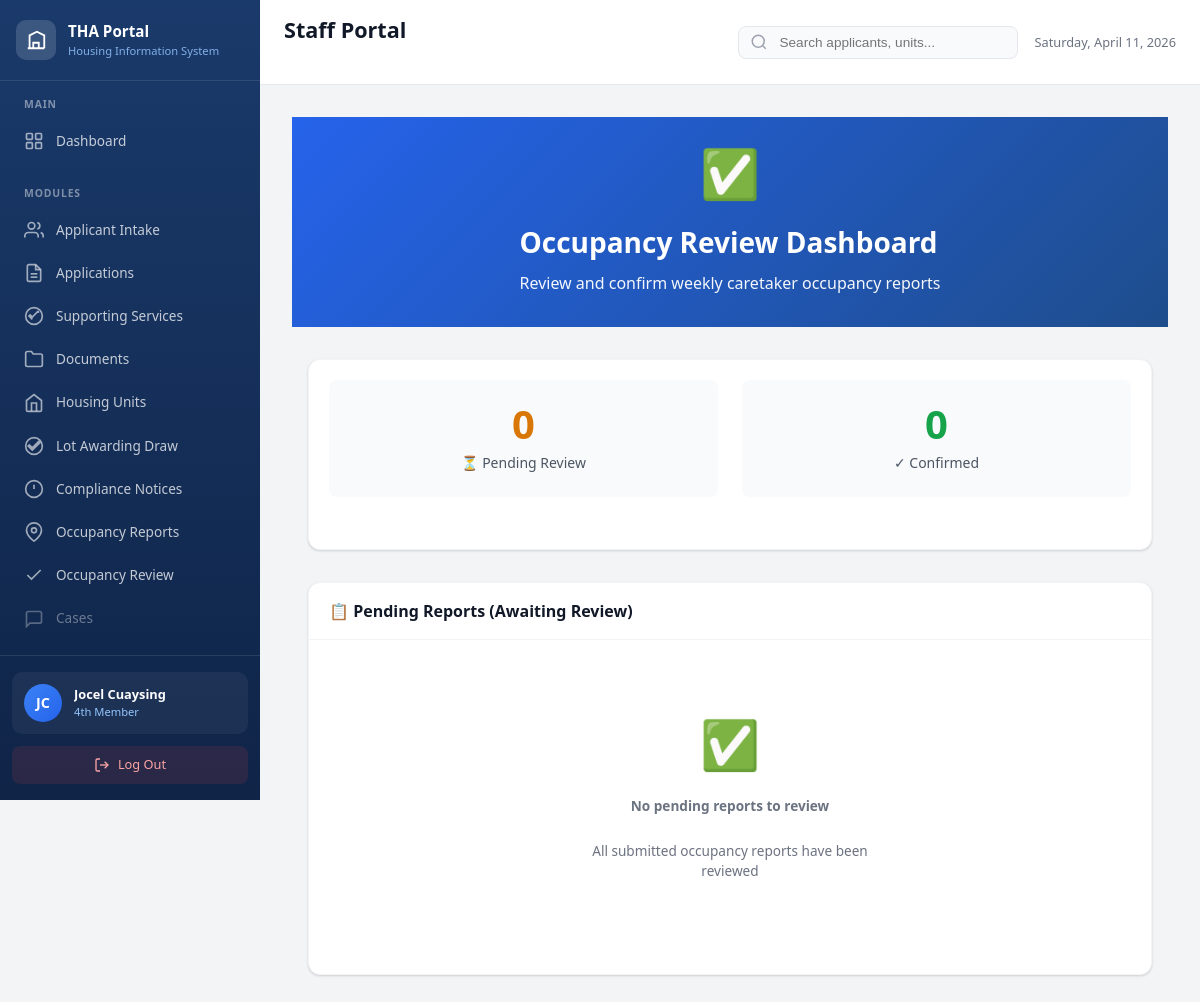
/units/occupancy-review/ (signed in), run on the app's committed database.
### accounts/models.py (models this page shows, shortened)
class User(AbstractUser):
    POSITION_CHOICES = [
        ('head', 'First Member — Head'),
        ('oic', 'OIC-THA (Officer-in-Charge)'),
        ('second_member', 'Second Member'),
        ('third_member', 'Third Member'),
        ('fourth_member', 'Fourth Member'),
        ('fifth_member', 'Fifth Member'),
        ('caretaker', 'Caretaker'),
        ('ronda', 'Ronda (Field Personnel)'),
        ('field', 'Field Personnel'),
    ]
    position = models.CharField(
        max_length=50,
        choices=POSITION_CHOICES,
        blank=True,
        help_text="Staff position in THA organizational structure"
    )
    phone = models.CharField(
        max_length=20,
        blank=True,
        help_text="Contact phone number"
    )
    class Meta:
        verbose_name = 'Staff User'
        verbose_name_plural = 'Staff Users'
    def get_position_display_short(self):
        short_labels = {
            'head': 'Head',
            'oic': 'OIC',
            'second_member': '2nd Member',
            'third_member': '3rd Member',
            'fourth_member': '4th Member',
            'fifth_member': '5th Member',
            'caretaker': 'Caretaker',
            'ronda': 'Ronda',
            'field': 'Field',
        }
        return short_labels.get(self.position, 'Staff')

### units/views.py (the view)
# urls.py: path('occupancy-review/', views.occupancy_review_list, name='occupancy_review_list'),
@login_required
def occupancy_review_list(request):
    pending_reports = (
        OccupancyReport.objects
        .filter(status='submitted')
        .select_related('site', 'submitted_by')
        .prefetch_related('details__unit')
        .order_by('-report_week_start')
    )
    confirmed_reports = (
        OccupancyReport.objects
        .filter(status__in=['confirmed', 'discrepancy'])
        .select_related('site', 'reviewed_by')
        .order_by('-reviewed_at')[:15]
    )
    context = {
        'pending_reports': pending_reports,
        'confirmed_reports': confirmed_reports,
        'pending_count': pending_reports.count(),
        'confirmed_count': confirmed_reports.count(),
    }
    return render(request, 'units/occupancy_review_list.html', context)

### templates/units/occupancy_review_list.html (shortened to what this page needs)
{% extends 'staff_base.html' %}
{% load static %}
{% block content %}
<div class="page-header" style="background: linear-gradient(135deg, var(--primary-600) 0%, var(--primary-700) 100%);">
    <div class="page-header-content">
        <div class="header-icon">✅</div>
        <div class="header-text">
            <h1>Occupancy Review Dashboard</h1>
            <p>Review and confirm weekly caretaker occupancy reports</p>
        </div>
    </div>
</div>
<div class="container-main">
    <div class="stats-section">
        <div class="card">
            <div class="card-body">
                <div class="stats-grid">
                    <div class="stat-item">
                        <div class="stat-number" style="color: var(--amber-600);">{{ pending_count }}</div>
                        <div class="stat-label">⏳ Pending Review</div>
                    </div>
                    <div class="stat-item">
                        <div class="stat-number" style="color: var(--green-600);">{{ confirmed_count }}</div>
                        <div class="stat-label">✓ Confirmed</div>
                    </div>
                </div>
            </div>
        </div>
    </div>
    <div class="reports-section">
        <div class="card">
            <div class="card-header">
                <h3 class="card-title">📋 Pending Reports (Awaiting Review)</h3>
            </div>
            <div class="card-body">
                {% if pending_reports %}
                <div class="reports-list">
                    {% for report in pending_reports %}
                    <div class="report-card report-status-pending">
                        <div class="report-header">
                            <div class="report-info">
                                <h4 class="report-title">{{ report.site.name }}</h4>
                                <p class="report-dates">📅 {{ report.report_week_start|date:"M d" }} - {{ report.report_week_end|date:"M d, Y" }}</p>
                            </div>
                            <span class="badge badge-warning">Pending</span>
                        </div>
                        <div class="report-details">
                            <div class="detail-row">
                                <span class="detail-label">Submitted by:</span>
                                <span class="detail-value">{{ report.submitted_by.get_full_name }}</span>
                            </div>
                            <div class="detail-row">
                                <span class="detail-label">Submitted at:</span>
                                <span class="detail-value">{{ report.submitted_at|date:"M d, Y \a\t H:i" }}</span>
                            </div>
                        </div>
                        <div class="report-summary">
                            <div class="summary-item">
                                <span class="summary-count" style="color: var(--green-600);">🟢 {{ report.reported_occupied }}</span>
                                <span class="summary-label">Occupied</span>
                            </div>
                            <div class="summary-item">
                                <span class="summary-count" style="color: var(--amber-600);">🟡 {{ report.reported_vacant }}</span>
                                <span class="summary-label">Vacant</span>
                            </div>
                            <div class="summary-item">
                                <span class="summary-count" style="color: var(--red-600);">🔴 {{ report.reported_concerns }}</span>
                                <span class="summary-label">Concerns</span>
                            </div>
                        </div>
                        <div class="report-footer">
                            <a href="{% url 'units:occupancy_review_detail' report.id %}" class="btn btn-primary">
                                <span>Review Report →</span>
                            </a>
                        </div>
                    </div>
                    {% endfor %}
                </div>
                {% else %}
                <div class="empty-state">
                    <div class="empty-icon">✅</div>
                    <p class="empty-message">No pending reports to review</p>
                    <p class="empty-hint">All submitted occupancy reports have been reviewed</p>
                </div>
                {% endif %}
            </div>
        </div>
    </div>
</div>
{% endblock %}

### templates/staff_base.html (shortened to what this page needs)
{% load static %}
<!DOCTYPE html>
<html lang="en">
<head>
    <link rel="stylesheet" href="{% static 'css/dashboard.css' %}">
</head>
<body>
    <aside class="sidebar" id="sidebar">
        <div class="sidebar-header">
            <div class="sidebar-logo">
                <div class="logo-circle">
                    <svg class="logo-icon" viewBox="0 0 24 24" fill="none" stroke="currentColor" stroke-width="2">
                        <path d="M3 21h18M5 21V7l8-4 8 4v14M9 21v-6h6v6"/>
                    </svg>
                </div>
                <div class="logo-text">
                    <div class="logo-title">THA Portal</div>
                    <div class="logo-subtitle">Housing Information System</div>
                </div>
            </div>
        </div>
        <nav class="sidebar-nav">
            <div class="nav-section">
                <div class="nav-section-title">Main</div>
                <a href="{% url 'accounts:dashboard' %}" class="nav-link {% block nav_dashboard %}{% endblock %}">
                    <svg class="nav-icon" viewBox="0 0 24 24" fill="none" stroke="currentColor" stroke-width="2">
                        <rect x="3" y="3" width="7" height="7" rx="1"/>
                        <rect x="14" y="3" width="7" height="7" rx="1"/>
                        <rect x="14" y="14" width="7" height="7" rx="1"/>
                        <rect x="3" y="14" width="7" height="7" rx="1"/>
                    </svg>
                    <span>Dashboard</span>
                </a>
            </div>
            <div class="nav-section">
                <div class="nav-section-title">Modules</div>
                {% if user.position == 'second_member' or user.position == 'fourth_member' %}
                <a href="{% url 'intake:applicants_list' %}" class="nav-link {% block nav_applicants %}{% endblock %}">
                    <svg class="nav-icon" viewBox="0 0 24 24" fill="none" stroke="currentColor" stroke-width="2">
                        <path d="M17 21v-2a4 4 0 0 0-4-4H5a4 4 0 0 0-4 4v2"/>
                        <circle cx="9" cy="7" r="4"/>
                        <path d="M23 21v-2a4 4 0 0 0-3-3.87M16 3.13a4 4 0 0 1 0 7.75"/>
                    </svg>
                    <span>Applicant Intake</span>
                </a>
                {% endif %}
                <a href="{% url 'applications:applications_list' %}" class="nav-link {% block nav_applications %}{% endblock %}">
                    <svg class="nav-icon" viewBox="0 0 24 24" fill="none" stroke="currentColor" stroke-width="2">
                        <path d="M14 2H6a2 2 0 0 0-2 2v16a2 2 0 0 0 2 2h12a2 2 0 0 0 2-2V8z"/>
                        <polyline points="14 2 14 8 20 8"/>
                        <line x1="16" y1="13" x2="8" y2="13"/>
                        <line x1="16" y1="17" x2="8" y2="17"/>
                    </svg>
                    <span>Applications</span>
                </a>
                {% if user.position == 'fourth_member' %}
                <a href="{% url 'applications:supporting_services' %}" class="nav-link {% block nav_services %}{% endblock %}">
                    <svg class="nav-icon" viewBox="0 0 24 24" fill="none" stroke="currentColor" stroke-width="2">
                        <path d="M12 2C6.48 2 2 6.48 2 12s4.48 10 10 10 10-4.48 10-10S17.52 2 12 2z"/>
                        <polyline points="10 16 6 12 7.41 10.59 10 13.17 16.59 6.59 18 8"/>
                    </svg>
                    <span>Supporting Services</span>
                </a>
                {% endif %}
                <a href="{% url 'documents:management' %}" class="nav-link {% block nav_documents %}{% endblock %}">
                    <svg class="nav-icon" viewBox="0 0 24 24" fill="none" stroke="currentColor" stroke-width="2">
                        <path d="M22 19a2 2 0 0 1-2 2H4a2 2 0 0 1-2-2V5a2 2 0 0 1 2-2h5l2 3h9a2 2 0 0 1 2 2z"/>
                    </svg>
                    <span>Documents</span>
                </a>
                <a href="{% url 'units:housing_units_monitoring' %}" class="nav-link {% block nav_housing_monitoring %}{% endblock %}">
                    <svg class="nav-icon" viewBox="0 0 24 24" fill="none" stroke="currentColor" stroke-width="2">
                        <path d="M3 9l9-7 9 7v11a2 2 0 0 1-2 2H5a2 2 0 0 1-2-2z"/>
                        <polyline points="9 22 9 12 15 12 15 22"/>
                    </svg>
                    <span>Housing Units</span>
                </a>
                {% if user.position == 'fourth_member' %}
                <a href="{% url 'units:lot_awarding_draw' %}" class="nav-link {% block nav_lot_awarding %}{% endblock %}">
                    <svg class="nav-icon" viewBox="0 0 24 24" fill="none" stroke="currentColor" stroke-width="2">
                        <path d="M12 2C6.48 2 2 6.48 2 12s4.48 10 10 10 10-4.48 10-10S17.52 2 12 2zm-2 15l-5-5 1.41-1.41L10 14.17l7.59-7.59L19 8l-9 9z"/>
                    </svg>
                    <span>Lot Awarding Draw</span>
                </a>
                {% endif %}
                <a href="{% url 'units:compliance_notice_issuance' %}" class="nav-link {% block nav_compliance %}{% endblock %}">
                    <svg class="nav-icon" viewBox="0 0 24 24" fill="none" stroke="currentColor" stroke-width="2">
                        <path d="M12 2C6.48 2 2 6.48 2 12s4.48 10 10 10 10-4.48 10-10S17.52 2 12 2z"/>
                        <line x1="12" y1="7" x2="12" y2="12"/>
                        <line x1="12" y1="16" x2="12.01" y2="16"/>
                    </svg>
                    <span>Compliance Notices</span>
                </a>
                <a href="{% url 'units:occupancy_report_form' %}" class="nav-link {% block nav_occupancy %}{% endblock %}">
                    <svg class="nav-icon" viewBox="0 0 24 24" fill="none" stroke="currentColor" stroke-width="2">
                        <path d="M21 10c0 7-9 13-9 13s-9-6-9-13a9 9 0 0 1 18 0z"/>
                        <circle cx="12" cy="10" r="3"/>
                    </svg>
                    <span>Occupancy Reports</span>
                </a>
                <a href="{% url 'units:occupancy_review_list' %}" class="nav-link {% block nav_occupancy_review %}{% endblock %}">
                    <svg class="nav-icon" viewBox="0 0 24 24" fill="none" stroke="currentColor" stroke-width="2">
                        <polyline points="20 6 9 17 4 12"/>
                    </svg>
                    <span>Occupancy Review</span>
                </a>
                <a href="javascript:void(0);" class="nav-link" style="opacity: 0.5; cursor: not-allowed;" title="Coming soon">
                    <svg class="nav-icon" viewBox="0 0 24 24" fill="none" stroke="currentColor" stroke-width="2">
                        <path d="M21 15a2 2 0 0 1-2 2H7l-4 4V5a2 2 0 0 1 2-2h14a2 2 0 0 1 2 2z"/>
                    </svg>
                    <span>Cases</span>
                </a>
            </div>
        </nav>
        <div class="sidebar-footer">
            <div class="user-info">
                <div class="user-avatar">
                    {{ user.first_name|slice:":1"|upper }}{{ user.last_name|slice:":1"|upper }}
                </div>
                <div class="user-details">
                    <div class="user-name">{{ user.first_name }} {{ user.last_name }}</div>
                    <div class="user-role">{{ user.get_position_display_short }}</div>
                </div>
            </div>
            <a href="{% url 'accounts:logout' %}" class="logout-btn">
                <svg viewBox="0 0 24 24" fill="none" stroke="currentColor" stroke-width="2">
                    <path d="M9 21H5a2 2 0 0 1-2-2V5a2 2 0 0 1 2-2h4"/>
                    <polyline points="16 17 21 12 16 7"/>
                    <line x1="21" y1="12" x2="9" y2="12"/>
                </svg>
                <span>Log Out</span>
            </a>
        </div>
    </aside>
    <main class="main-content">
        <header class="topbar">
            <div class="topbar-left">
                <div class="page-header-content">
                    <h1 class="page-title">{% block page_title %}Staff Portal{% endblock %}</h1>
                </div>
            </div>
            <div class="topbar-right">
                <div class="topbar-search">
                    <svg viewBox="0 0 24 24" fill="none" stroke="currentColor" stroke-width="2">
                        <circle cx="11" cy="11" r="8"/>
                        <line x1="21" y1="21" x2="16.65" y2="16.65"/>
                    </svg>
                    <input type="text" placeholder="Search applicants, units...">
                </div>
                <span class="current-date" id="currentDate"></span>
            </div>
        </header>
        <div class="content-area">
            {% block content %}{% endblock %}
        </div>
    </main>
</body>
</html>

### data on the page
User: first_name "J", last_name "C", first_name "Jocel", last_name "Cuaysing", get_position_display_short "4th Member"

### other printed values
{{ pending_count }} "0"
{{ confirmed_count }} "0"
